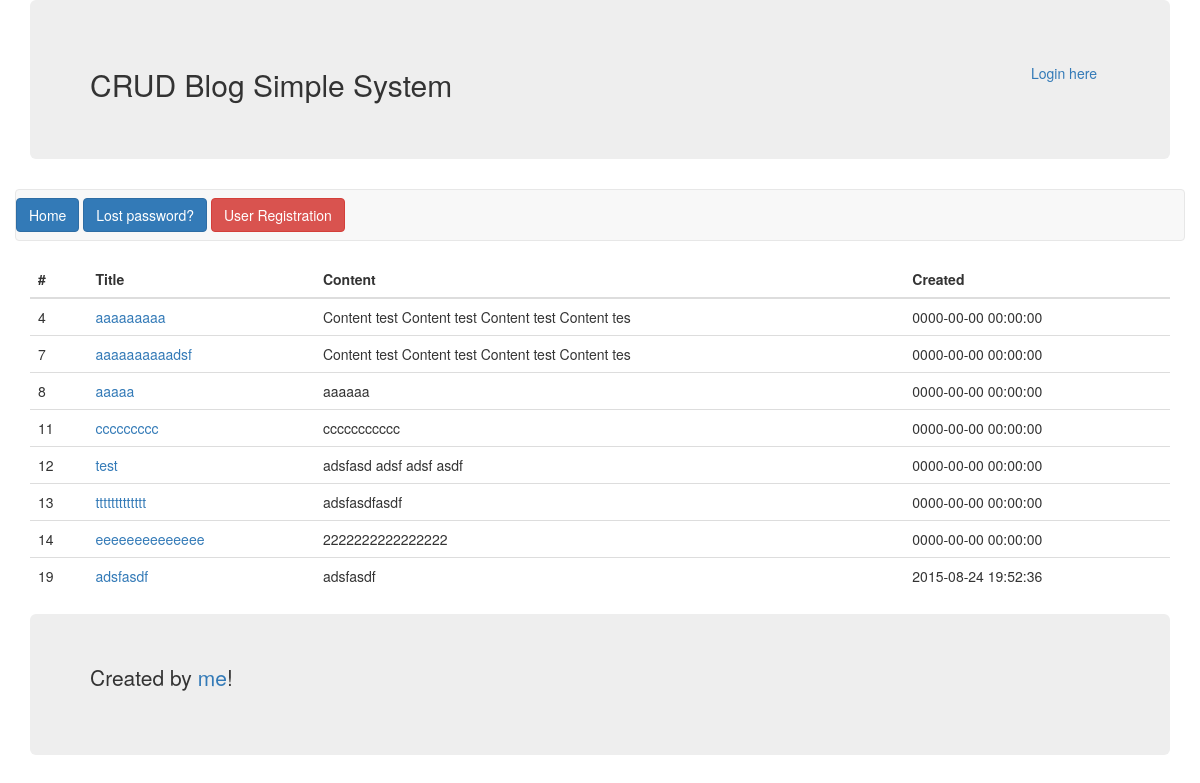
The page / on the database its author committed.
### tables this page shows
CREATE TABLE IF NOT EXISTS `posts` (
  `id` int(10) unsigned NOT NULL AUTO_INCREMENT,
  `title` varchar(255) NOT NULL,
  `content` varchar(255) NOT NULL,
  `created_at` datetime NOT NULL,
  `modified_at` timestamp NOT NULL DEFAULT CURRENT_TIMESTAMP ON UPDATE CURRENT_TIMESTAMP,
  PRIMARY KEY (`id`),
  UNIQUE KEY `title` (`title`)
);

### rooting-functions.php (the view, shortened to what this page needs)
<?php
try {
	$handler = new PDO('mysql:host=localhost;dbname=cuimip_crud', 'cuimip_crud', 'cuimip');
	$handler->setAttribute(PDO::ATTR_ERRMODE, PDO::ERRMODE_EXCEPTION);
} catch(PDOException $e) {
	echo $e->getMessage();
	die();
}
function getPosts(){
	global $handler;
	$allPosts = $handler->query('SELECT LEFT(content,50) as content, id, created_at, title FROM posts');
	while($r = $allPosts->fetch(PDO::FETCH_OBJ)){
		echo "<tr>";
		echo "<td>" . $r->id . "</td>";
		echo "<td><a href='/crud-blog?page=single&id=" . $r->id . "'>" . $r->title . "</a></td>";
		echo "<td>" . $r->content . "</td>";
		echo "<td>" . $r->created_at . "</td>";
		echo "</tr>";
	}
}

### index.php (shortened to what this page needs)
<!DOCTYPE html>
<html lang="en">
<head>
  <link rel="stylesheet" href="http://maxcdn.bootstrapcdn.com/bootstrap/3.3.5/css/bootstrap.min.css">
</head>
<body>
<?php require('rooting-functions.php'); ?>
<div class="container">
	<div class="jumbotron">
		<?php if(isset($_SESSION['email'])){  ?>
			<a href='/crud-blog/?page=logout' class="btn btn-alert navbar-btn" style='float:right'>Logout here, <?php echo $_SESSION['email']; ?></a>
		<?php } else { ?>
			<a href='/crud-blog/?page=login' class="btn btn-alert navbar-btn" style='float:right'>Login here</a>
		<?php } ?>
		<h2>CRUD Blog Simple System</h2>
	</div>
	<?php include('menu.php'); ?>
	<?php
	if(!$_GET['page']){
		include 'allposts.php';
	}
	?>
	<div class="jumbotron">
		<p>Created by <a href='http://www.facebook.com/mariutamihaidan'>me</a>!</p>
	</div>
</div>
</body>
</html>

### menu.php (shortened to what this page needs)
<div class="row">
    <nav class="navbar navbar-default">
		<a href='/crud-blog/index.php' class="btn btn-primary navbar-btn">Home</a>
		<a href='/crud-blog/?page=lostpassword' class="btn btn-primary navbar-btn">Lost password?</a>
		<a href='/crud-blog?page=registration' class="btn btn-danger navbar-btn">User Registration</a>
	</nav>
</div>

### allposts.php
<div class="table-responsive">
  <table class="table">
    <thead>
      <tr>
        <th>#</th>
        <th>Title</th>
        <th>Content</th>
        <th>Created</th>
      </tr>
    </thead>
    <tbody>
		<?php getPosts(); ?>
    </tbody>
</table>

### rows shown on the page
posts: id "4", title "aaaaaaaaa", content "Content test Content test Content test Content tes", created_at "0000-00-00 00:00:00"
posts: id "7", title "aaaaaaaaaadsf", content "Content test Content test Content test Content tes", created_at "0000-00-00 00:00:00"
posts: id "8", title "aaaaa", content "aaaaaa", created_at "0000-00-00 00:00:00"
posts: id "11", title "ccccccccc", content "ccccccccccc", created_at "0000-00-00 00:00:00"
posts: id "12", title "test", content "adsfasd adsf adsf asdf", created_at "0000-00-00 00:00:00"
posts: id "13", title "ttttttttttttt", content "adsfasdfasdf", created_at "0000-00-00 00:00:00"
posts: id "14", title "eeeeeeeeeeeeee", content "2222222222222222", created_at "0000-00-00 00:00:00"
posts: id "19", title "adsfasdf", content "adsfasdf", created_at "2015-08-24 19:52:36"
